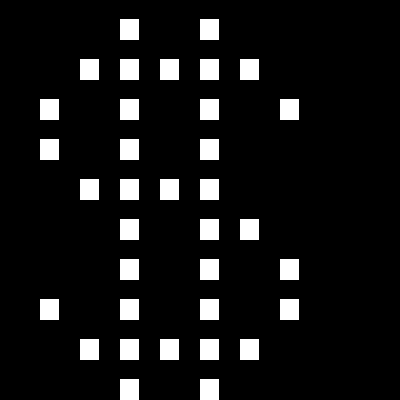

This is a level from a 2D game, rendered from its Tiled map with the project's own tilesets. A one-line summary and the map file follow, with tile-layer data summarised:
An orthogonal 10x10 tile map with 40x40 px tiles, 1 tile layer (Layer 1).

<map version="1.0" orientation="orthogonal" width="10" height="10" tilewidth="40" tileheight="40">
 <tileset firstgid="1" name="texture" tilewidth="40" tileheight="40" spacing="4" margin="4">
  <image source="texture.png" />
 </tileset>
 <layer name="Layer 1" width="10" height="10">
  <data>[100 cells, 35 non-empty, 1 distinct tile ids]</data>
 </layer>
</map>
